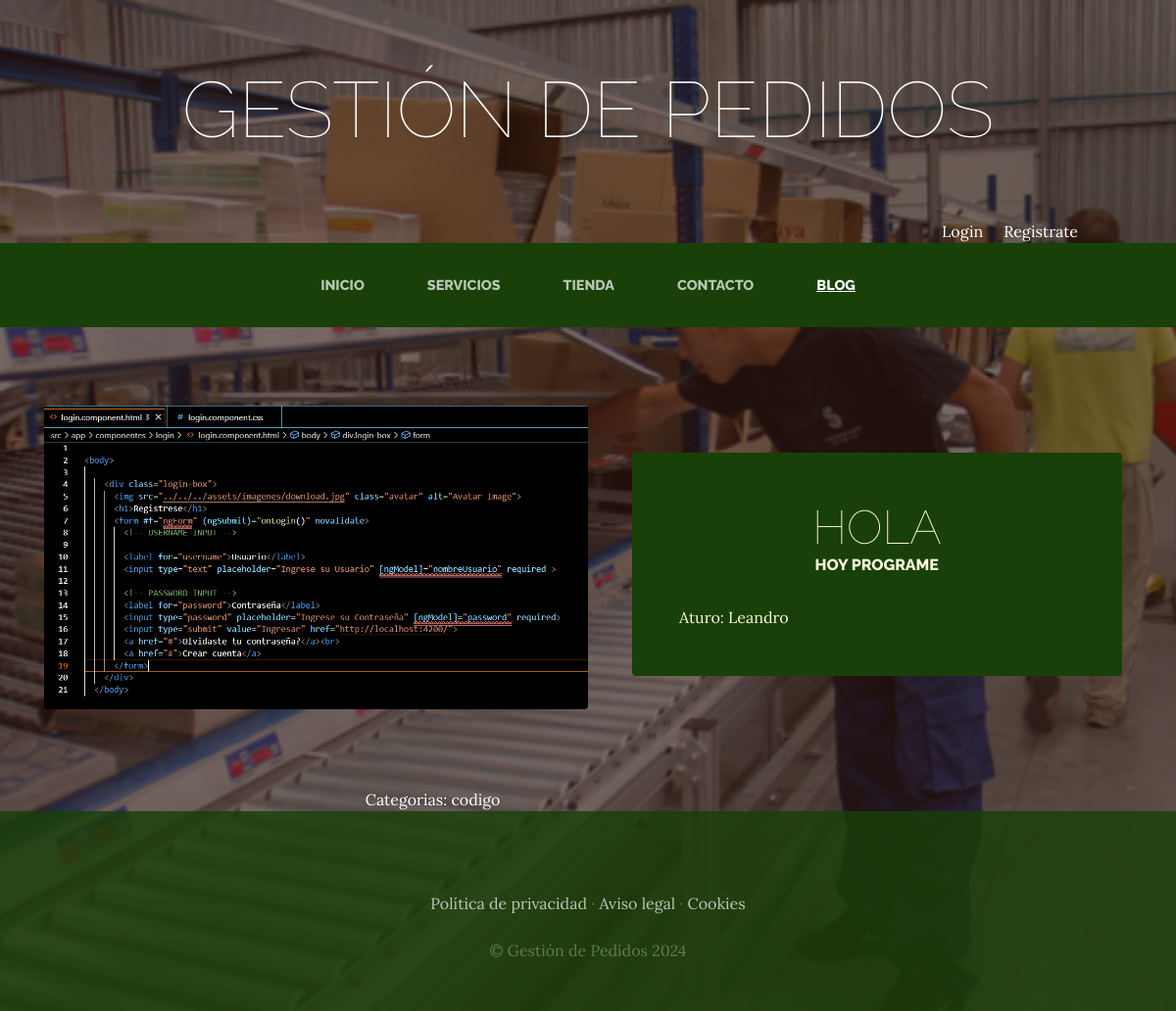
Screenshot of /blog/categoria/2/ with the database file from the repository.
### blog/models.py (models this page shows, shortened)
class Post(models.Model):
    titulo=models.CharField(max_length=50)
    contenido=models.CharField(max_length=50)
    imagen=models.ImageField(upload_to="blog", null=True, blank= True)#para que no sea obligatorio ocupar una imagen
    autor=models.ForeignKey(User, on_delete=models.CASCADE)
    categorias=models.ManyToManyField(Categoria)
    created=models.DateTimeField(auto_now_add=True)
    updated=models.DateTimeField(auto_now_add=True)
    class Meta:
        verbose_name='post'
        verbose_name_plural='posts'

class Categoria(models.Model):
    nombre=models.CharField(max_length=50)
    created=models.DateTimeField(auto_now_add=True)
    updated=models.DateTimeField(auto_now_add=True)
    class Meta:
        verbose_name='categoria'
        verbose_name_plural='categorias'

### blog/views.py (the view)
# urls.py: path('categoria/<int:categoria_id>/',views.categoria, name="categoria")
def categoria(request, categoria_id):
    categoria=Categoria.objects.get(id=categoria_id)
    posts=Post.objects.filter(categorias=categoria)
    return render(request, "blog/categorias.html", {'categoria': categoria,"posts":posts})

### carro/context_processor.py (called while the page is built)
def importe_total_carro(request):
    total=0
    if request.user.is_authenticated:
        if 'carro' in request.session:
                for key, value in request.session["carro"].items():
                    total=total+float(value["precio"])
    else:
        total="Debes hacer login"
    return {"importe_total_carro":total}

### blog/templates/blog/categorias.html
{% extends "base.html" %}
{% load static %}
{% block content %}
{% for post in posts %}
<section class="page-section clearfix">
    <div class="container">
        <div class="intro">
            <img class="intro-img img-fluid mb-3 mb-lg-0 rounded" src="{{post.imagen.url}}" alt="" style="width: 50%;">
        <div class="intro-text left-0 text-center bg-faded p-5 rounded">
            <h2 class="section-heading mb-4" >
                <span class="section-heading-lower">{{post.titulo}}</span>
                <span class="section-heading-upper">{{post.contenido}}</span>
            </h2>
            <div style="text-align: left;">
                Aturo: {{post.autor}}
            </div>
        </div>
        </div>
    </div>
</section>
{% endfor %}
<section>
    <div style="width: 75%; margein: auto; text-align: center; color: white;">
        Categorias:
        {% for post in posts %}
            {% for categoria in post.categorias.all%}
                {{categoria.nombre}} &nbsp;&nbsp;&nbsp;
            {% endfor %}
        {% endfor %}
    </div>
{% endblock %}

### ProyectowebApp/static/ProyectoWebApp/css/gestion.css (style rules this page uses)
body { font-family: 'Lora'; background: linear-gradient(rgba(47, 23, 15, 0.65), rgba(47, 23, 15, 0.65)), url("../img/bg_main.jpg"); background-attachment: fixed; background-position: center; background-size: cover; }
h1, h2, h3, h4, h5, h6 { font-family: 'Raleway'; }
.page-section { margin-top: 5rem; margin-bottom: 5rem; }
.section-heading { text-transform: uppercase; }
.section-heading .section-heading-upper { display: block; font-size: 1rem; font-weight: 800; padding-bottom:.5rem; }
.section-heading .section-heading-lower { display: block; font-size: 3rem; font-weight: 100; }
.bg-faded { background-color: rgba(255, 255, 255, 0.85); }
.intro { position: relative; }
@media (min-width: 992px) { .intro .intro-img { width: 75%; float: left; } }
@media (min-width: 992px) { .intro .intro-text { left: 600; width: 60%; margin-top: 3rem; background-color: rgba(24, 64, 8); color: cornsilk; position: absolute; } }
@media (min-width: 1200px) { .intro .intro-text { width: 45%; } }

### rows the page displays
Post: imagen (picture), titulo "HOLA", contenido "HOY PROGRAME", autor "Leandro"
Categoria: nombre "codigo"
